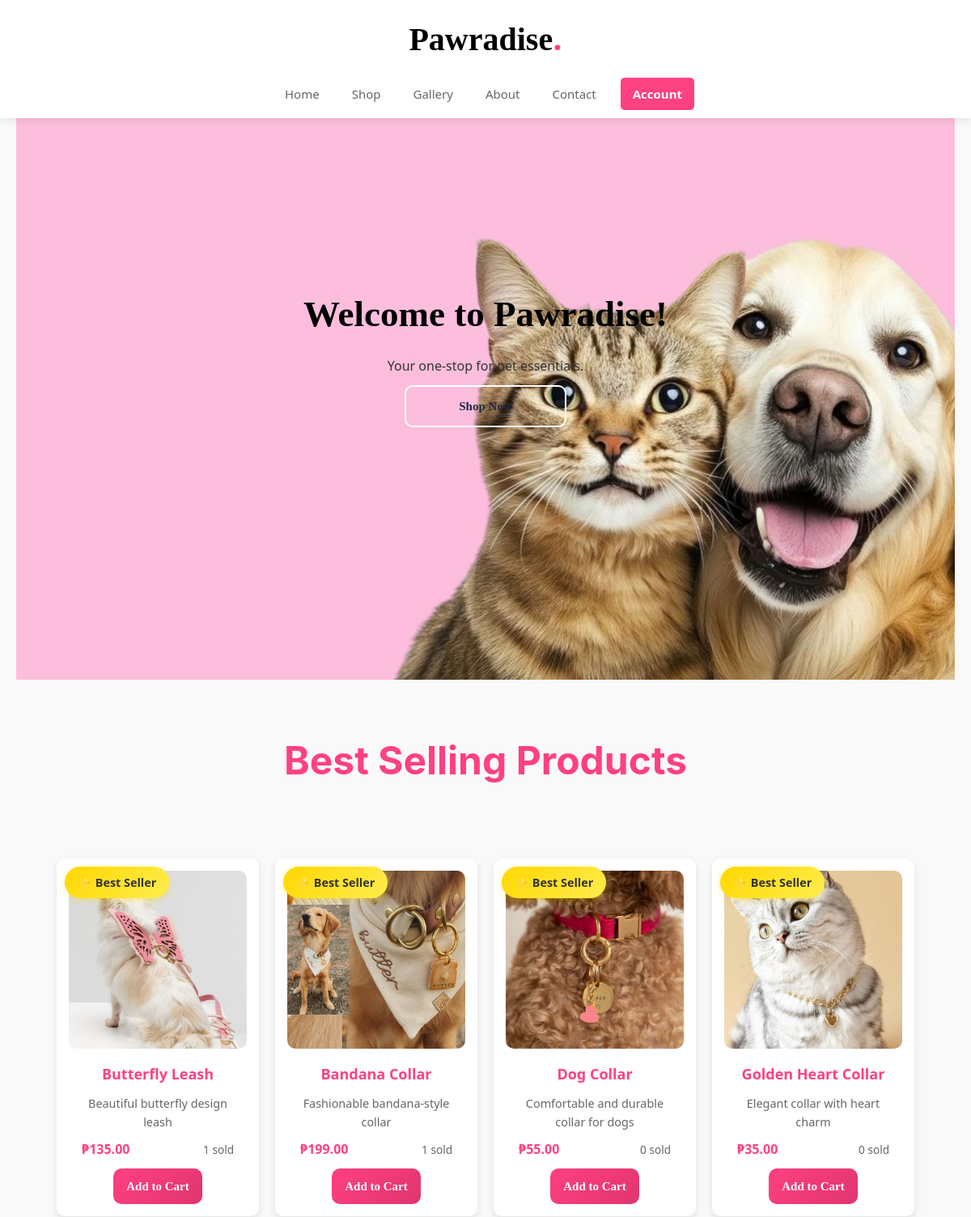
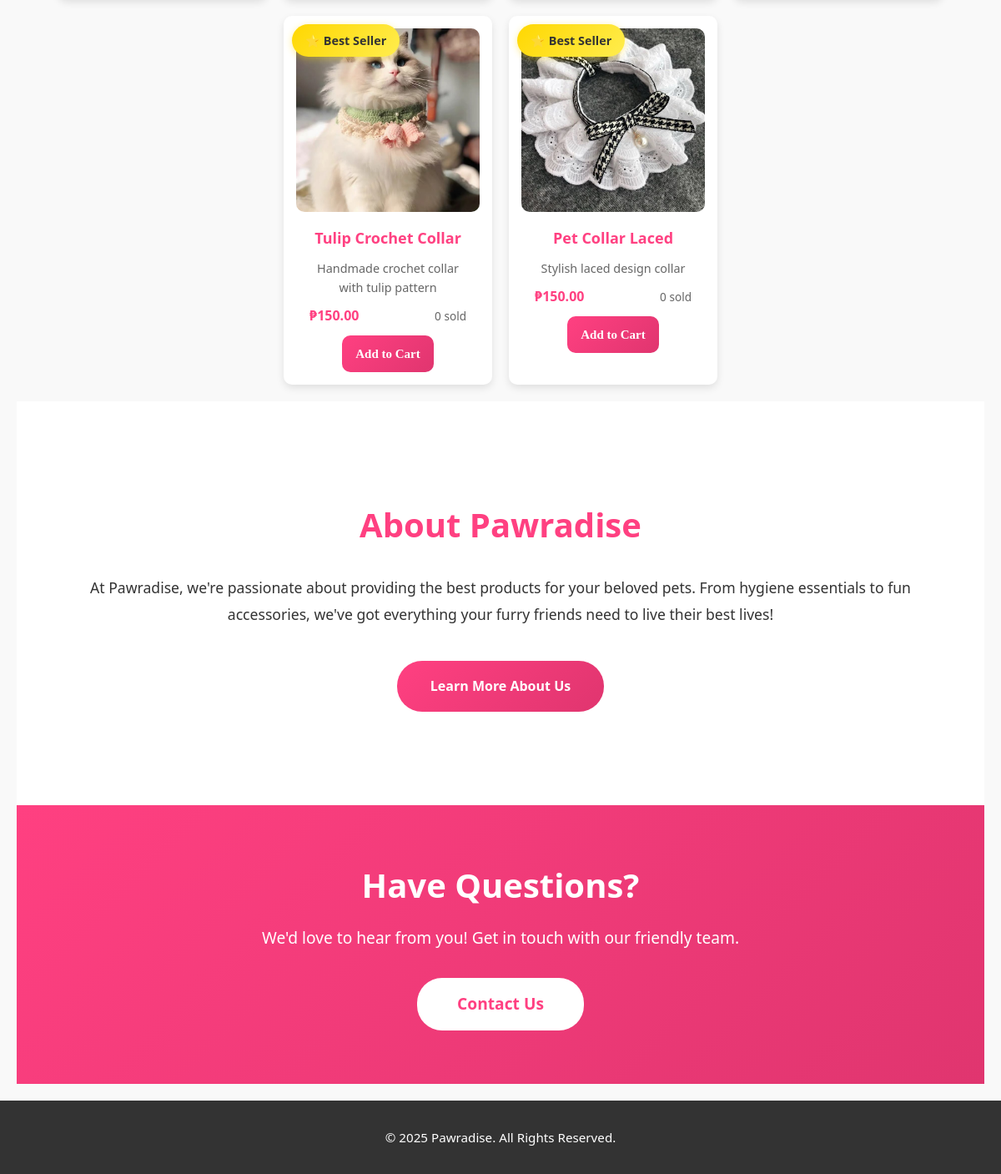
The app's page / (signed in) with its own data (2 pictures, top to bottom).
### app.py (models this page shows)
class Product(db.Model):
    id = db.Column(db.Integer, primary_key=True)
    name = db.Column(db.String(100), nullable=False)
    price = db.Column(db.Float, nullable=False)
    description = db.Column(db.Text, nullable=True)
    image = db.Column(db.String(255))
    seller_id = db.Column(db.Integer, db.ForeignKey('user.id'), nullable=True)
    stock = db.Column(db.Integer, default=0)
    sales_count = db.Column(db.Integer, default=0)
    category = db.Column(db.String(50), nullable=True)

### app.py (the view)
@app.route('/')
def home():
    best_sellers = Product.query.order_by(Product.sales_count.desc()).limit(6).all()
    return render_template('home.html', best_sellers=best_sellers)

### app.py (called while the page is built)
@app.context_processor
def utility_processor():
    return dict(timedelta=timedelta, now=datetime.utcnow)

### templates/home.html (shortened to what this page needs)
{% extends "base.html" %}
{% block content %}
<section class="home">
  <div class="content">
    <h3>Welcome to Pawradise!</h3>
    <p>Your one-stop for pet essentials.</p>
    <a href="{{ url_for('shop') }}" class="home-cta">Shop Now</a>
  </div>
</section>
<section class="best-sellers">
  <h2 class="heading">Best Selling Products</h2>
  {% if best_sellers %}
  <div class="product-container">
    {% for product in best_sellers %}
    <div class="product-card">
      {% if product.image %}
      <img src="{{ url_for('static', filename=product.image) }}" alt="{{ product.name }}">
      {% else %}
      <img src="{{ url_for('static', filename='placeholder.jpg') }}" alt="{{ product.name }}">
      {% endif %}
      <div class="best-seller-badge">⭐ Best Seller</div>
      <h3>{{ product.name }}</h3>
      <p class="product-desc">{{ product.description }}</p>
      <div class="product-footer">
        <p class="product-price">₱{{ "%.2f"|format(product.price) }}</p>
        <p class="product-sales">{{ product.sales_count }} sold</p>
      </div>
      <a href="{{ url_for('add_to_cart', product_id=product.id) }}" class="add-cart-btn">Add to Cart</a>
    </div>
    {% endfor %}
  </div>
  {% else %}
  <p class="no-products">No products available yet.</p>
  {% endif %}
</section>
<section class="about-preview">
  <div class="about-content">
    <h2>About Pawradise</h2>
    <p>At Pawradise, we're passionate about providing the best products for your beloved pets. From hygiene essentials to fun accessories, we've got everything your furry friends need to live their best lives!</p>
    <a href="{{ url_for('about') }}" class="learn-more-btn">Learn More About Us</a>
  </div>
</section>
<section class="cta-section">
  <h2>Have Questions?</h2>
  <p>We'd love to hear from you! Get in touch with our friendly team.</p>
  <a href="{{ url_for('contact') }}" class="contact-cta-btn">Contact Us</a>
</section>
{% endblock %}

### static/styles.css (style rules this page uses)
* { margin: 0; padding: 0; box-sizing: border-box; font-family: 'Segoe UI', Tahoma, Geneva, Verdana, sans-serif; }
:root { --primary-color: #ff4081; --secondary-color: #e0356f; --accent-color: #ffc0cb; --dark-bg: #2c3e50; --light-bg: #ecf0f1; --success: #27ae60; --error: #e74c3c; --warning: #f39c12; --text-dark: #333; --text-light: #fff; }
body { background: #f9f9f9; color: var(--text-dark); line-height: 1.6; }
.home { text-align: center; padding: 100px 0; display: flex; align-items: center; min-height: 100vh; background: url("/static/image1.jpg") no-repeat center; background-size: cover; background-position: center; }
.home .content { max-width: 500px; margin: 0 auto; }
.home .content h3 { font-size: 45px; color: #000000; font-weight: bold; font-family: 'Times New Roman', Times, serif; margin-bottom: 1rem; }
.home .content a { display: inline-block; width: 200px; text-align: center; margin-top: 10px; border-radius: 10px; color: #1a2942; border: 2px solid #ffffff; font-family: Verdana; font-weight: bold; font-size: 15px; padding: 12px 20px; text-decoration: none; transition: all 0.3s; }
.heading { text-align: center; font-size: 48px; font-family: BlinkMacSystemFont; font-weight: bold; color: #ff4081; padding: 30px; margin: 32px 0; }
.product-container { display: flex; flex-wrap: wrap; gap: 20px; justify-content: center; margin: 0 auto; max-width: 1200px; padding: 20px; }
.product-card { background: #fff; padding: 15px; border-radius: 10px; box-shadow: 0px 4px 10px rgba(0, 0, 0, 0.1); text-align: center; flex: 0 0 250px; flex-direction: column; justify-content: space-between; position: relative; overflow: hidden; transition: all 0.3s; }
.product-card img { width: 220px; height: 220px; border-radius: 10px; object-fit: cover; margin: 0 auto; }
.product-card h3 { margin: 10px 0; font-size: 18px; color: var(--primary-color); }
.product-desc { padding: 0 1rem; color: #666; flex-grow: 1; font-size: 0.9rem; text-align: center; }
.product-price { color: #ff4081; font-size: 16px; font-weight: bold; margin: 10px 0; }
.product-footer { display: flex; justify-content: space-between; align-items: center; padding: 0 1rem; }
.product-sales { color: #666; font-size: 0.85rem; }
.add-cart-btn { display: inline-block; text-align: center; border-radius: 10px; color: white; border: 2px solid #8c6d4f; font-family: Verdana; font-weight: bold; font-size: 15px; padding: 10px 16px; text-decoration: none; background: linear-gradient(135deg, var(--primary-color), var(--secondary-color)); cursor: pointer; transition: all 0.3s; flex: 1; border: none; }
.best-seller-badge { position: absolute; top: 10px; left: 10px; background: linear-gradient(135deg, #ffd700, #ffed4e); color: #333; padding: 0.5rem 1rem; border-radius: 20px; font-weight: bold; font-size: 0.9rem; box-shadow: 0 2px 8px rgba(255, 215, 0, 0.4); }
.about-content { background: white; padding: 3rem; border-radius: 15px; box-shadow: 0 5px 20px rgba(0,0,0,0.1); line-height: 1.8; }
.about-content h2 { color: var(--primary-color); margin-bottom: 1.5rem; font-size: 2.5rem; text-align: center; }
.about-content p { margin-bottom: 1.5rem; color: var(--text-dark); font-size: 1.1rem; }
.learn-more-btn { background: linear-gradient(135deg, var(--primary-color), var(--secondary-color)); color: white; padding: 1rem 2.5rem; border-radius: 30px; text-decoration: none; font-weight: bold; display: inline-block; margin-top: 1rem; transition: all 0.3s; }
.about-preview { padding: 4rem 2rem; background: white; text-align: center; }
.about-preview .about-content { box-shadow: none; }
.cta-section { padding: 4rem 2rem; background: linear-gradient(135deg, var(--primary-color), var(--secondary-color)); text-align: center; color: white; }
.cta-section h2 { font-size: 2.5rem; margin-bottom: 1rem; }
.cta-section p { font-size: 1.2rem; margin-bottom: 2rem; }
.contact-cta-btn { background: white; color: var(--primary-color); padding: 1rem 3rem; border-radius: 30px; text-decoration: none; font-weight: bold; font-size: 1.2rem; display: inline-block; transition: all 0.3s; }
html, body { height: 100%; display: flex; flex-direction: column; }

### records on screen
Product: image (picture), name "Butterfly Leash", description "Beautiful butterfly design leash", price "135.00", sales_count "1"
Product: image (picture), name "Bandana Collar", description "Fashionable bandana-style collar", price "199.00", sales_count "1"
Product: image (picture), name "Dog Collar", description "Comfortable and durable collar for dogs", price "55.00", sales_count "0"
Product: image (picture), name "Golden Heart Collar", description "Elegant collar with heart charm", price "35.00", sales_count "0"
Product: image (picture), name "Tulip Crochet Collar", description "Handmade crochet collar with tulip pattern", price "150.00", sales_count "0"
Product: image (picture), name "Pet Collar Laced", description "Stylish laced design collar", price "150.00", sales_count "0"
